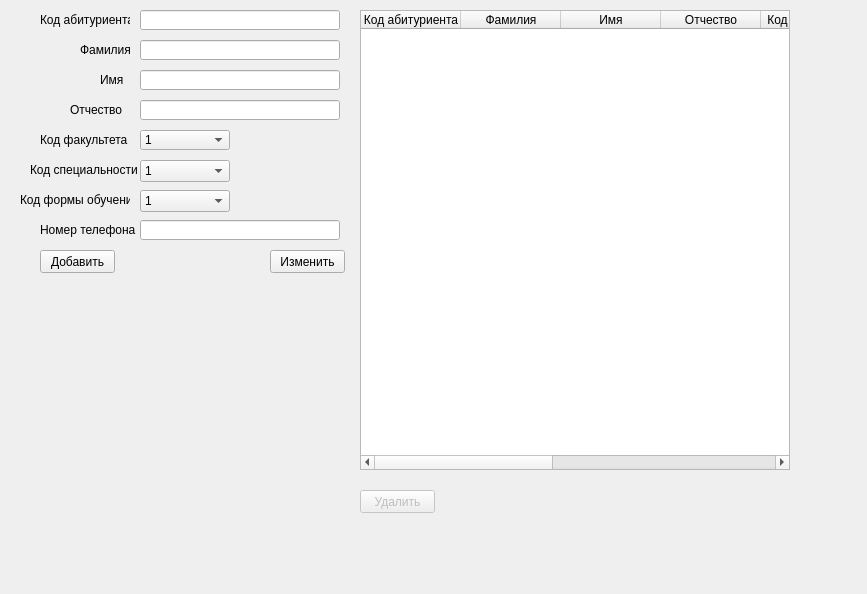
<?xml version="1.0" encoding="UTF-8"?>
<ui version="4.0">
 <class>Form</class>
 <widget class="QWidget" name="Form">
  <property name="geometry">
   <rect>
    <x>0</x>
    <y>0</y>
    <width>867</width>
    <height>594</height>
   </rect>
  </property>
  <property name="windowTitle">
   <string>Form</string>
  </property>
  <widget class="QLabel" name="label_5">
   <property name="geometry">
    <rect>
     <x>40</x>
     <y>130</y>
     <width>90</width>
     <height>20</height>
    </rect>
   </property>
   <property name="text">
    <string>Код факультета</string>
   </property>
  </widget>
  <widget class="QLabel" name="label">
   <property name="geometry">
    <rect>
     <x>40</x>
     <y>10</y>
     <width>90</width>
     <height>20</height>
    </rect>
   </property>
   <property name="text">
    <string>Код абитуриента</string>
   </property>
  </widget>
  <widget class="QLabel" name="label_6">
   <property name="geometry">
    <rect>
     <x>30</x>
     <y>160</y>
     <width>110</width>
     <height>20</height>
    </rect>
   </property>
   <property name="text">
    <string>Код специальности</string>
   </property>
  </widget>
  <widget class="QLineEdit" name="line2">
   <property name="geometry">
    <rect>
     <x>140</x>
     <y>40</y>
     <width>200</width>
     <height>20</height>
    </rect>
   </property>
  </widget>
  <widget class="QLabel" name="label_2">
   <property name="geometry">
    <rect>
     <x>80</x>
     <y>40</y>
     <width>50</width>
     <height>20</height>
    </rect>
   </property>
   <property name="text">
    <string>Фамилия</string>
   </property>
  </widget>
  <widget class="QLabel" name="label_9">
   <property name="geometry">
    <rect>
     <x>40</x>
     <y>220</y>
     <width>100</width>
     <height>20</height>
    </rect>
   </property>
   <property name="text">
    <string>Номер телефона</string>
   </property>
  </widget>
  <widget class="QLineEdit" name="line">
   <property name="enabled">
    <bool>true</bool>
   </property>
   <property name="geometry">
    <rect>
     <x>140</x>
     <y>10</y>
     <width>200</width>
     <height>20</height>
    </rect>
   </property>
   <property name="layoutDirection">
    <enum>Qt::LeftToRight</enum>
   </property>
   <property name="text">
    <string/>
   </property>
   <property name="readOnly">
    <bool>false</bool>
   </property>
  </widget>
  <widget class="QLabel" name="label_7">
   <property name="geometry">
    <rect>
     <x>20</x>
     <y>190</y>
     <width>110</width>
     <height>20</height>
    </rect>
   </property>
   <property name="text">
    <string>Код формы обучения</string>
   </property>
  </widget>
  <widget class="QTableWidget" name="StudTable">
   <property name="geometry">
    <rect>
     <x>360</x>
     <y>10</y>
     <width>430</width>
     <height>460</height>
    </rect>
   </property>
   <property name="accessibleDescription">
    <string/>
   </property>
   <property name="editTriggers">
    <set>QAbstractItemView::NoEditTriggers</set>
   </property>
   <property name="alternatingRowColors">
    <bool>true</bool>
   </property>
   <property name="selectionMode">
    <enum>QAbstractItemView::ExtendedSelection</enum>
   </property>
   <property name="selectionBehavior">
    <enum>QAbstractItemView::SelectRows</enum>
   </property>
   <property name="showGrid">
    <bool>false</bool>
   </property>
   <property name="sortingEnabled">
    <bool>true</bool>
   </property>
   <attribute name="verticalHeaderVisible">
    <bool>false</bool>
   </attribute>
   <column>
    <property name="text">
     <string>Код абитуриента</string>
    </property>
   </column>
   <column>
    <property name="text">
     <string>Фамилия</string>
    </property>
   </column>
   <column>
    <property name="text">
     <string>Имя</string>
    </property>
   </column>
   <column>
    <property name="text">
     <string>Отчество</string>
    </property>
   </column>
   <column>
    <property name="text">
     <string>Код факультета</string>
    </property>
   </column>
   <column>
    <property name="text">
     <string>Код специальности</string>
    </property>
   </column>
   <column>
    <property name="text">
     <string>Код формы обучения</string>
    </property>
   </column>
   <column>
    <property name="text">
     <string>Номер договора</string>
    </property>
   </column>
   <column>
    <property name="text">
     <string>Номер телефона</string>
    </property>
   </column>
  </widget>
  <widget class="QComboBox" name="combo1">
   <property name="geometry">
    <rect>
     <x>140</x>
     <y>130</y>
     <width>90</width>
     <height>20</height>
    </rect>
   </property>
   <item>
    <property name="text">
     <string>1</string>
    </property>
   </item>
  </widget>
  <widget class="QPushButton" name="StudAppend">
   <property name="enabled">
    <bool>true</bool>
   </property>
   <property name="geometry">
    <rect>
     <x>40</x>
     <y>250</y>
     <width>75</width>
     <height>23</height>
    </rect>
   </property>
   <property name="text">
    <string>Добавить</string>
   </property>
  </widget>
  <widget class="QLineEdit" name="line3">
   <property name="geometry">
    <rect>
     <x>140</x>
     <y>70</y>
     <width>200</width>
     <height>20</height>
    </rect>
   </property>
  </widget>
  <widget class="QLabel" name="label_3">
   <property name="geometry">
    <rect>
     <x>100</x>
     <y>70</y>
     <width>30</width>
     <height>20</height>
    </rect>
   </property>
   <property name="text">
    <string>Имя</string>
   </property>
  </widget>
  <widget class="QLineEdit" name="line4">
   <property name="geometry">
    <rect>
     <x>140</x>
     <y>100</y>
     <width>200</width>
     <height>20</height>
    </rect>
   </property>
  </widget>
  <widget class="QLabel" name="label_4">
   <property name="geometry">
    <rect>
     <x>70</x>
     <y>100</y>
     <width>60</width>
     <height>20</height>
    </rect>
   </property>
   <property name="text">
    <string>Отчество</string>
   </property>
  </widget>
  <widget class="QPushButton" name="Change">
   <property name="geometry">
    <rect>
     <x>270</x>
     <y>250</y>
     <width>75</width>
     <height>23</height>
    </rect>
   </property>
   <property name="text">
    <string>Изменить</string>
   </property>
  </widget>
  <widget class="QPushButton" name="DeleteButton">
   <property name="enabled">
    <bool>false</bool>
   </property>
   <property name="geometry">
    <rect>
     <x>360</x>
     <y>490</y>
     <width>75</width>
     <height>23</height>
    </rect>
   </property>
   <property name="text">
    <string>Удалить</string>
   </property>
  </widget>
  <widget class="QComboBox" name="combo2">
   <property name="geometry">
    <rect>
     <x>140</x>
     <y>160</y>
     <width>90</width>
     <height>22</height>
    </rect>
   </property>
   <item>
    <property name="text">
     <string>1</string>
    </property>
   </item>
  </widget>
  <widget class="QComboBox" name="combo3">
   <property name="geometry">
    <rect>
     <x>140</x>
     <y>190</y>
     <width>90</width>
     <height>22</height>
    </rect>
   </property>
   <item>
    <property name="text">
     <string>1</string>
    </property>
   </item>
  </widget>
  <widget class="QLineEdit" name="line5">
   <property name="geometry">
    <rect>
     <x>140</x>
     <y>220</y>
     <width>200</width>
     <height>20</height>
    </rect>
   </property>
  </widget>
 </widget>
 <tabstops>
  <tabstop>line</tabstop>
  <tabstop>line2</tabstop>
  <tabstop>line3</tabstop>
  <tabstop>line4</tabstop>
  <tabstop>combo1</tabstop>
  <tabstop>StudAppend</tabstop>
  <tabstop>StudTable</tabstop>
 </tabstops>
 <resources/>
 <connections/>
</ui>
